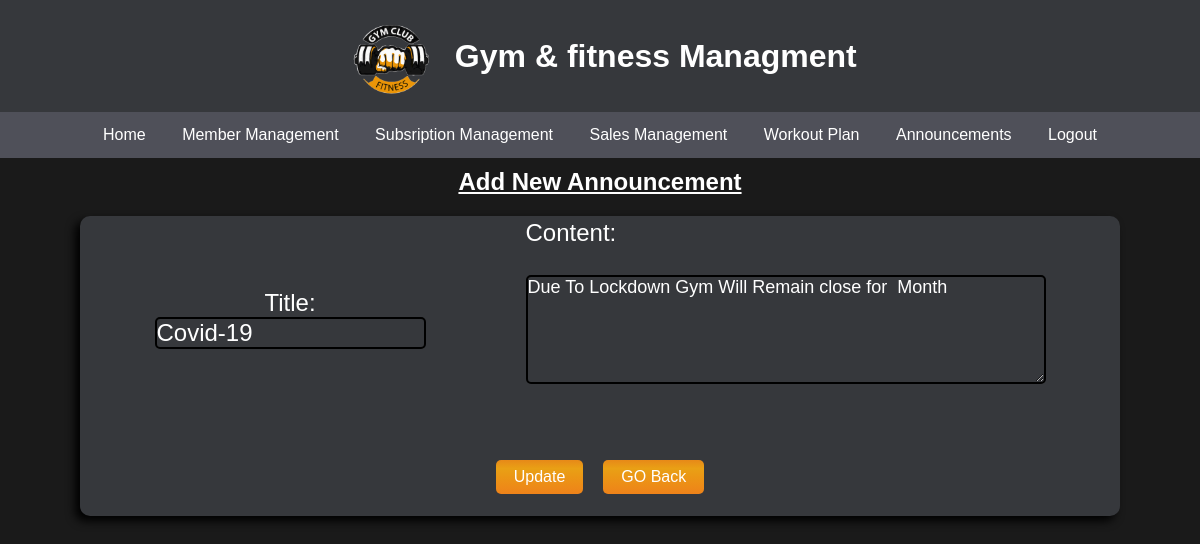
The app's page /Dashboard/Admin/_Announcement-data-update.php?an_id=2 (signed in) with its own data.
### tables this page shows
CREATE TABLE `announcement` (
  `announcement_id` int(11) NOT NULL,
  `announcement_title` varchar(255) NOT NULL,
  `announcements` text NOT NULL,
  `dt` timestamp NOT NULL DEFAULT current_timestamp()
);

### Dashboard/Admin/_Announcement-data-update.php (the view, shortened to what this page needs)
<?php
 if(isset($_SESSION['logged'])||$_SESSION['logged']==TRUE)
 {
  include('../../Include/_dbconnect.php');
	if(isset($_GET['an_id'])){
    $an_id = $_GET['an_id'];
    $sql = "SELECT `announcement_id`,`announcement_title`,`announcements` FROM `announcement` WHERE `announcement_id` = '$an_id'";
	$result = mysqli_query($conn,$sql);
    if ($result == TRUE) {
		$row = mysqli_fetch_assoc($result);
		$an_title=$row['announcement_title'];
		$ann=$row['announcements'];
    }
	else {
        echo "Error in Updating announcement: " . $conn->error;
    }
}
}
?>
<!DOCTYPE html>
<html lang="en">
<head>
</head>
<body>
	<?php include '_Aheader.php';?>
<h2><u>Add New Announcement</u></h2>
<form action="_Announcement-update.php?an_id=<?php echo $row['announcement_id']; ?>" method="POST">
    <div class='cwp'>
    <div class="content">
    <section class="title">
        <label for="title">Title:</label><br>
        <input type="text" id="title" name="title" value="<?php echo$an_title;?>"><br><br>
        </section>
        <section class="des">
        <label for="content">Content:</label><br>
        <textarea id="content" name="des" rows="5" cols="50"required><?php echo$ann;?></textarea><br><br>
    </div>
        <section class="uptann">
        <button class="uptann-btn"type="submit">Update</button>
        <a class="uptann-btn" href="Admin_announcement.php">GO Back</a>
        </section>
        </form>
</body>
</html>

### css/User-Dashboard.css (style rules this page uses)
* { margin: 0; padding: 0; font-family: 'Gill Sans', 'Gill Sans MT', Calibri, 'Trebuchet MS', sans-serif; }
body { background-color: #1a1a1a; color:#ffffff; }
button { padding: 10px 20px; font-size: 15px; border-radius: 5px; border: none; background-image: linear-gradient(to top, #ee821a, #ed8c17, #eb9615, #e9a015, #e78918); transition: ease-in-out 0.1s; }

### Dashboard/Admin/_Announcement-data-update.php (style rules this page uses)
.cwp { margin: 20px auto; display: grid; align-content: center; min-height: 300px; background-color: #36383C; width: 65rem; box-shadow: -5px 5px 10px black; color: white; border-radius: 10px; }
.content { margin: 0 auto 0; display: flex; gap: 100px; }
.des { font-size: x-large; display: grid; }
.title { margin-top: 50px; text-align: center; padding: 20px 0px; font-size: x-large; }
.uptann { display: flex; text-align: center; margin: 10px auto; gap: 20px; }
textarea { background-color: transparent; color: white; font-size:large; border: 2px solid black; border-radius: 5px; }
.uptann-btn { margin: 10px auto; display: block; text-decoration: none; background-image: linear-gradient(to top, #ee821a, #ed8c17, #eb9615, #e9a015, #e78918); color: white; border: 2px solid black; padding: 8px 18px; font-size: 16px; border-radius: 5px; cursor: pointer; transition: ease-in-out 0.1s; border:none; }
input { font-size: x-large; background-color: transparent; border-radius: 5px; border: 2px solid black; color: white; }
h2 { text-align: center; color: white; margin-top: 10px; }

### records on screen
announcement: title "Covid-19", des "Due To Lockdown Gym Will Remain close for Month"
